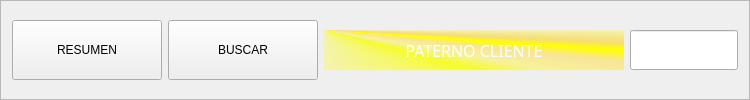
                          <widget class="QFrame" name="frame_22">
                           <property name="minimumSize">
                            <size>
                             <width>0</width>
                             <height>0</height>
                            </size>
                           </property>
                           <property name="maximumSize">
                            <size>
                             <width>16777215</width>
                             <height>16777215</height>
                            </size>
                           </property>
                           <property name="frameShape">
                            <enum>QFrame::StyledPanel</enum>
                           </property>
                           <property name="frameShadow">
                            <enum>QFrame::Raised</enum>
                           </property>
                           <layout class="QHBoxLayout" name="horizontalLayout_14">
                            <item>
                             <widget class="QPushButton" name="b_resumen">
                              <property name="minimumSize">
                               <size>
                                <width>150</width>
                                <height>60</height>
                               </size>
                              </property>
                              <property name="text">
                               <string>RESUMEN</string>
                              </property>
                             </widget>
                            </item>
                            <item>
                             <widget class="QPushButton" name="b_buscar">
                              <property name="minimumSize">
                               <size>
                                <width>150</width>
                                <height>40</height>
                               </size>
                              </property>
                              <property name="maximumSize">
                               <size>
                                <width>150</width>
                                <height>60</height>
                               </size>
                              </property>
                              <property name="text">
                               <string>BUSCAR</string>
                              </property>
                             </widget>
                            </item>
                            <item>
                             <widget class="QLabel" name="label_11">
                              <property name="minimumSize">
                               <size>
                                <width>300</width>
                                <height>0</height>
                               </size>
                              </property>
                              <property name="maximumSize">
                               <size>
                                <width>300</width>
                                <height>40</height>
                               </size>
                              </property>
                              <property name="font">
                               <font>
                                <family>Arial Black</family>
                                <pointsize>12</pointsize>
                                <weight>10</weight>
                                <italic>false</italic>
                                <bold>false</bold>
                               </font>
                              </property>
                              <property name="styleSheet">
                               <string notr="true">background-color: qconicalgradient(cx:0, cy:0, angle:135, stop:0 rgba(255, 255, 0, 69), stop:0.375 rgba(255, 255, 0, 69), stop:0.423533 rgba(251, 255, 0, 145), stop:0.45 rgba(247, 255, 0, 208), stop:0.477581 rgba(255, 244, 71, 130), stop:0.518717 rgba(255, 218, 71, 130), stop:0.55 rgba(255, 255, 0, 255), stop:0.57754 rgba(255, 203, 0, 130), stop:0.625 rgba(255, 255, 0, 69), stop:1 rgba(255, 255, 0, 69));
color: rgb(255, 255, 255);
font: 87 12pt &quot;Arial Black&quot;;</string>
                              </property>
                              <property name="text">
                               <string>PATERNO CLIENTE</string>
                              </property>
                              <property name="alignment">
                               <set>Qt::AlignCenter</set>
                              </property>
                             </widget>
                            </item>
                            <item>
                             <widget class="QLineEdit" name="lineEdit">
                              <property name="minimumSize">
                               <size>
                                <width>0</width>
                                <height>40</height>
                               </size>
                              </property>
                              <property name="maximumSize">
                               <size>
                                <width>16777215</width>
                                <height>40</height>
                               </size>
                              </property>
                              <property name="styleSheet">
                               <string notr="true">color: rgb(255, 255, 255);
font: 12pt &quot;Arial&quot;;</string>
                              </property>
                              <property name="text">
                               <string/>
                              </property>
                              <property name="cursorPosition">
                               <number>0</number>
                              </property>
                              <property name="alignment">
                               <set>Qt::AlignJustify|Qt::AlignVCenter</set>
                              </property>
                             </widget>
                            </item>
                           </layout>
                          </widget>
